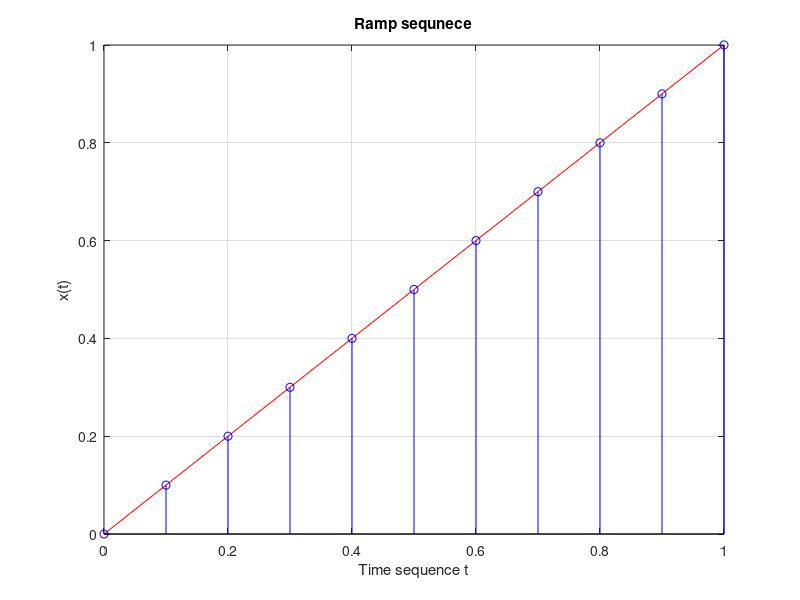

Write MATLAB code to recreate this figure.
close all
clc
%% Generate Ramp Signal using stem

%% Parameter Setting
fs = 10;
t = 0 : 1/fs :1;
x = t;

%% plot
plot(t,x,'r')
hold on
stem(t,x,'bo')
xlabel('Time sequence t');ylabel('x(t)');
title('Ramp sequnece');
grid on;